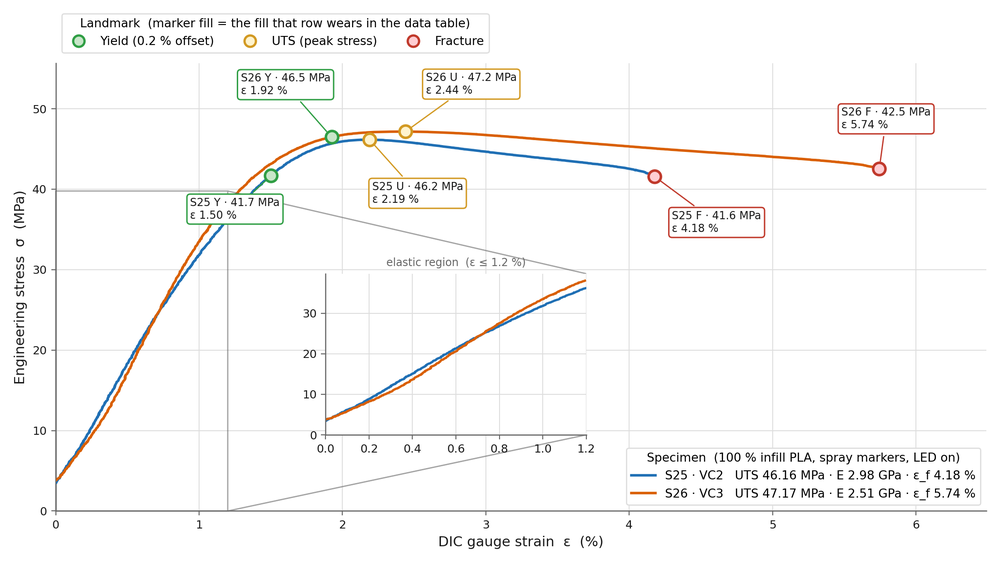
#> input picture documentation/s25_s26_overlay.png, 1000 x 564 px, shrunk from 2200 x 1240 before the run, found by its file name
$ python mot_validation_pack.py
#> lines starting #> are read from the running program, lines starting #| are printed output that depends on the picture
"""The MOT session pack — everything needed to validate our PLA numbers against a video extensometer.

Printable, self-contained, and written to be read at a bench rather than at a desk.

The risk this document exists to remove is NOT that the two instruments disagree. It is that they
disagree for a PROCEDURAL reason and the session is spent arguing about it: a different strain zero,
a different gauge, a different modulus fit window, a different area basis. Each of those moves a
number by more than the effect being measured, and each is settled in advance here.

The single largest one is the strain zero. Our Px0 is frozen AFTER a ~300 N preload, so our strain
axis starts at a seated specimen. An extensometer zeroed at 0 N includes the toe -- the grip take-up
and specimen straightening -- inside its strain, which lowers apparent modulus and shifts the 0.2 %
offset yield. That single difference can move E by more than the 8.5 % scatter of our whole
11-specimen set, so it has to be matched or deliberately accounted for, not discovered afterwards.

Built on matplotlib's PDF backend, like s25_s26_reference_pdf.py, so it needs nothing the repo does
not already have. Numbers come from registry.json at build time -- none are typed in.
"""
import json
import os
import statistics as st
import sys

import matplotlib
matplotlib.use("Agg")
import matplotlib.pyplot as plt                                      # noqa: E402
from matplotlib.backends.backend_pdf import PdfPages                 # noqa: E402
from matplotlib.patches import Rectangle                             # noqa: E402

HERE = os.path.dirname(os.path.abspath(__file__))
REPO = os.path.dirname(os.path.dirname(HERE))
OUT = os.path.join(HERE, "MOT_extensometer_validation_pack.pdf")

PAGE = (11.69, 8.27)                      # A4 landscape
ML = MR = 0.45
INK, MUTED, RULE = "#1A1A1A", "#666666", "#C9CDD2"
HEAD = "#143D2F"
BAND = "#F4F5F7"
WARN = "#FFF3CD"
GOOD = "#C8E6C9"
BAD = "#FFCDD2"
_page = [0]

# add:north E-PLA TDS rev 2.1 (ISO 527 / 178) — the published reference the campaign is judged on.
TDS = {"UTS": 58.0, "E": 2.87, "ef": 0.08, "Tg": "55-60 degC"}
FIX_DATE = "2026-08-12"                   # rig realignment; runs after it are the reliable set


def pla100():
    """The clean 100 % PLA set, straight from the registry. Fracture-derived rows only."""
    with open(os.path.join(REPO, "Software", "UTM_PyQt6", "registry.json"), encoding="utf-8") as fh:
#> (reads Software/UTM_PyQt6/registry.json from the repository)
        R = json.load(fh)
    rows = R if isinstance(R, list) else R.get("tests", R.get("rows", []))
    sel = [r for r in rows
           if (r.get("material") or "PLA") == "PLA"
           and float(r.get("infill_pct") or 0) == 100.0
           and r.get("UTS_MPa")]
    return sorted(sel, key=lambda r: str(r.get("date")))


def stats(sel, key):
    v = [r[key] for r in sel if r.get(key)]
    m = st.mean(v)
    s = st.stdev(v) if len(v) > 1 else 0.0
    return {"n": len(v), "mean": m, "sd": s, "cv": 100 * s / m, "min": min(v), "max": max(v)}


def canvas(title, subtitle=None, foot=None):
    fig = plt.figure(figsize=PAGE)
    ax = fig.add_axes([0, 0, 1, 1])
    ax.set_xlim(0, PAGE[0]); ax.set_ylim(PAGE[1], 0); ax.axis("off")
    ax.text(ML, 0.52, title, fontsize=15, color=INK, va="baseline")
    if subtitle:
        ax.text(ML, 0.78, subtitle, fontsize=9, color=MUTED, va="baseline")
    ax.plot([ML, PAGE[0] - MR], [0.92, 0.92], color=HEAD, lw=1.6)
    _page[0] += 1
    ax.text(PAGE[0] - MR, PAGE[1] - 0.28, str(_page[0]), fontsize=8, color=MUTED,
            ha="right", va="baseline")
    ax.text(ML, PAGE[1] - 0.28,
            foot or "UTM DIC - PLA validation against a video extensometer - MOT session pack",
            fontsize=7, color=MUTED, va="baseline")
    return fig, ax


# Inches of line length per character per point of font size. Bold is measurably wider, and getting
# this wrong is not cosmetic: the first build ran the strain-zero banner — the most important
# sentence in the pack — off the right-hand edge of its own box.
CHAR_W = {"normal": 0.0082, "bold": 0.0092}


def wrap(text, w, fs, weight="normal"):
    """Greedy wrap to a width in INCHES. Returns the lines."""
    per = max(10, int(w / (fs * CHAR_W.get(weight, CHAR_W["normal"]))))
    out, line = [], ""
    for wd in text.split():
        t = (line + " " + wd).strip()
        if len(t) > per and line:
            out.append(line); line = wd
        else:
            line = t
    if line:
        out.append(line)
    return out


def para(ax, x, y, w, text, *, fs=8.6, color=INK, lead=0.165, weight="normal"):
    """Wrap on width, in inches. Returns the y below the last line."""
#> called with x = 0.45, y = 1.35, w = 6.6, fs = 9, color = '#1A1A1A', lead = 0.165, weight = 'normal'
    for ln in wrap(text, w, fs, weight):
        ax.text(x, y, ln, fontsize=fs, color=color, va="baseline", weight=weight)
        y += lead
    return y


def table(ax, x, y, w, headers, rows, colf, *, rowh=0.26, fs=7.6, hfs=7.6, fills=None,
          align=None):
    tot = sum(colf)
    edges = [x]
    for f in colf:
        edges.append(edges[-1] + w * f / tot)
    align = align or ["left"] * len(headers)
    ax.add_patch(Rectangle((x, y), w, rowh, facecolor=HEAD, edgecolor="none"))
    for i, h in enumerate(headers):
        xa = edges[i] + 0.05 if align[i] == "left" else edges[i + 1] - 0.05
        ax.text(xa, y + rowh * 0.68, h, fontsize=hfs, color="white",
                ha=align[i], weight="bold")
    yy = y + rowh
    for k, cells in enumerate(rows):
        fc = (fills or {}).get(k, BAND if k % 2 else None)
        if fc:
            ax.add_patch(Rectangle((x, yy), w, rowh, facecolor=fc, edgecolor="none"))
        for i, c in enumerate(cells):
            xa = edges[i] + 0.05 if align[i] == "left" else edges[i + 1] - 0.05
            ax.text(xa, yy + rowh * 0.68, str(c), fontsize=fs, color=INK, ha=align[i])
        yy += rowh
    ax.plot([x, x + w], [yy, yy], color=RULE, lw=0.6)
    for e in edges:
        ax.plot([e, e], [y, yy], color=RULE, lw=0.4)
    return yy


def banner(ax, x, y, w, text, fill=WARN, fs=8.8, weight="bold", lead=0.17):
    """A filled callout sized to its OWN text. Height is measured, never guessed."""
#> called with x = 0.45, y = 2.81, w = 6.6, fill = '#FFCDD2', fs = 8.8, weight = 'bold', lead = 0.17
    lines = wrap(text, w - 0.28, fs, weight)
    h = 0.20 + len(lines) * lead
    ax.add_patch(Rectangle((x, y), w, h, facecolor=fill, edgecolor="#B9BDC2", lw=0.6))
    yy = y + 0.24
    for ln in lines:
        ax.text(x + 0.14, yy, ln, fontsize=fs, color=INK, va="baseline", weight=weight)
        yy += lead
    return y + h


def box(ax, x, y, w, h):
    """An empty rule to write on."""
    ax.add_patch(Rectangle((x, y), w, h, facecolor="white", edgecolor="#9AA0A6", lw=0.7))


# =====================================================================================
def page_cover(pdf, sel):
    fig, ax = canvas("PLA vs VIDEO EXTENSOMETER - MOT SESSION PACK",
                     "What to bring, what must match, and what we are comparing against")
    u, e = stats(sel, "UTS_MPa"), stats(sel, "E_GPa")
    y = para(ax, ML, 1.35, 6.6,
             "WHAT WE ARE VALIDATING. Our strain comes from two spray dots tracked in a Basler "
             "frame, 80 mm apart, at about 20.9 px/mm. Everything the campaign claims about PLA "
             "rests on that measurement being right. A video extensometer is an independent optical "
             "measurement of the same quantity, so agreement is the strongest evidence available "
             "without a contact extensometer.", fs=9)
    y = para(ax, ML, y + 0.12, 6.6,
             f"WHAT WE BRING TO COMPARE. {u['n']} fractured 100 % infill PLA specimens: "
             f"UTS {u['mean']:.2f} +- {u['sd']:.2f} MPa (CV {u['cv']:.1f} %), "
             f"E {e['mean']:.2f} +- {e['sd']:.2f} GPa (CV {e['cv']:.1f} %). "
             "Page 3 has the full table.", fs=9)

    banner(ax, ML, y + 0.18, 6.6,
           "THE ONE THING THAT WILL COST YOU THE SESSION: THE STRAIN ZERO. Our Px0 is frozen AFTER "
           "a ~300 N preload, so our strain axis begins at an already-seated specimen. An "
           "extensometer zeroed at 0 N carries the toe - grip take-up and specimen straightening - "
           "inside its strain, which LOWERS apparent modulus and shifts the 0.2 % offset yield. "
           "That difference is bigger than the 8.5 % scatter of our entire 11-specimen set. Match "
           "it, or agree in advance to correct for it. Do not discover it in the data.", fill=BAD)

    x2 = ML + 7.0
    ax.text(x2, 1.30, "CONTENTS", fontsize=10, color=HEAD, weight="bold")
    for i, (n, t) in enumerate([
            (2, "Parameters that must match - the pre-flight"),
            (3, "Our reference values - the 100 % PLA set"),
            (4, "Comparison sheet - fill in at the bench"),
            (5, "Traps that make two correct instruments disagree"),
            (6, "What to physically bring")]):
        ax.text(x2, 1.62 + i * 0.26, f"{n}", fontsize=9, color=MUTED)
        ax.text(x2 + 0.30, 1.62 + i * 0.26, t, fontsize=9, color=INK)

    ax.text(x2, 3.35, "START WITH OUR OWN FRAMES",
            fontsize=10, color=HEAD, weight="bold")
    para(ax, x2, 3.66, 4.2,
         "We have every frame of S25 and S26 as PNG stills plus AVI - 1445 and 1682 frames, 0 "
         "dropped, 19.9 fps, 100 % DIC coverage. Running OUR frames through THEIR software is the "
         "cleanest validation there is: identical pixels, two independent algorithms, no specimen, "
         "no machine and no operator in the difference. Bring them on a stick and ask before "
         "mounting anything.", fs=8.4)
    para(ax, x2, 5.30, 4.2,
         "If that is not possible, the fallback is a live side-by-side on one specimen, which is "
         "still worth doing but now carries their machine's compliance and their grips in the "
         "comparison as well as their optics.", fs=8.4, color=MUTED)

    # The curve itself, on the cover: this is the thing being validated, and half the page was
    # otherwise white. S25/S26 are the two runs captured expressly for this comparison.
    img = os.path.join(HERE, "s25_s26_overlay.png")
    if os.path.exists(img):
        ax.text(ML, 4.55, "THE TWO RUNS CAPTURED FOR THIS COMPARISON - S25 AND S26",
                fontsize=9.5, color=HEAD, weight="bold")
        im = plt.imread(img)
#> im is the input picture: shape (564, 1000, 4) float32; mean R, G, B, A 0.974, 0.972, 0.969, 1
        h_in = 3.10
        w_in = h_in * im.shape[1] / im.shape[0]
        if w_in > 6.6:
            w_in, h_in = 6.6, 6.6 * im.shape[0] / im.shape[1]
        ax.imshow(im, extent=[ML, ML + w_in, 4.80 + h_in, 4.80], aspect="auto",
                  interpolation="antialiased", zorder=3)
    pdf.savefig(fig); plt.close(fig)
#> after `pdf.savefig(fig)`:
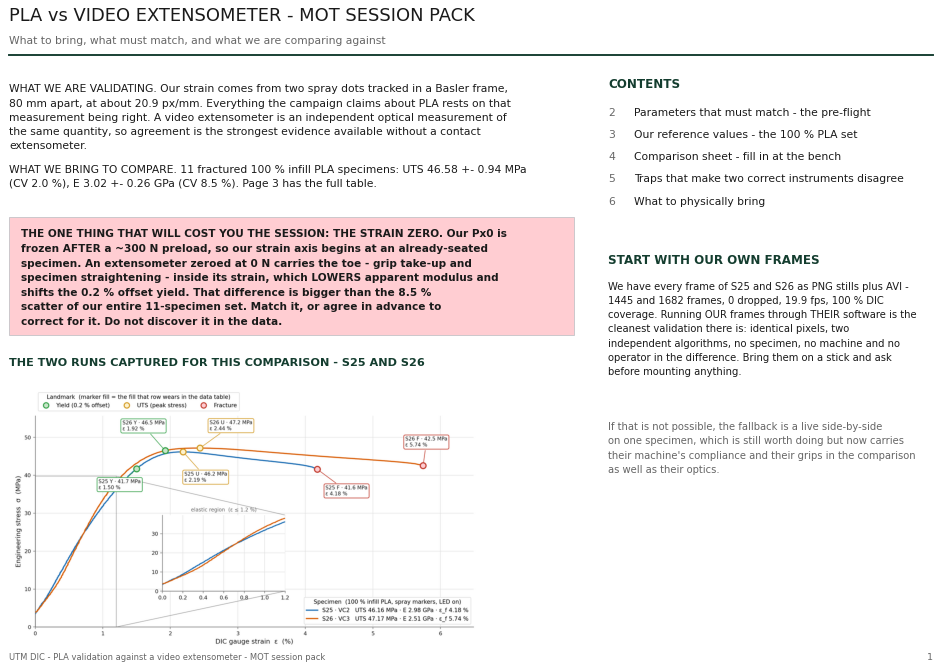
#> figure drawn by matplotlib, 1 panel


def page_params(pdf, sel):
    fig, ax = canvas("PARAMETERS THAT MUST MATCH",
                     "Agree every row BEFORE the first pull. Right-hand column is theirs to fill in.")
    rows = [
        ["Gauge length", "80.0 mm", "Marker-to-marker, not the specimen's parallel length", ""],
        ["Marker spacing at zero", "~1674 px @ 20.93 px/mm", "Our Px0. Their targets should sit on the SAME dots", ""],
        ["Cross-section", "80.0 mm2", "CAD nominal, NOT measured. See the infill note on p5", ""],
        ["Infill", "100 %", "Solid. Our 50 % set needs a separate knock-down factor", ""],
        ["Stress convention", "Engineering", "Force / original area. We do not report Cauchy", ""],
        ["Strain convention", "Engineering  dL/L0", "CSV also carries a true-strain column; ignore it", ""],
        ["STRAIN ZERO", "AFTER ~300 N preload", "THE BIG ONE - see the banner below", ""],
        ["Crosshead speed", "0.10 mm/s", "Constant. Not a strain-rate-controlled ramp", ""],
        ["Modulus fit window", "Steepest straight run", "NOT a fixed window - see p5", ""],
        ["Yield definition", "0.2 % offset", "Offset line has slope E, so it moves if E does", ""],
        ["Sampling", "DIC 19.9 Hz / load ~11 Hz", "Ask theirs; a slow extensometer smooths the knee", ""],
        ["Temperature / RH", "record it", "PLA Tg is 55-60 degC; room conditions matter", ""],
    ]
    fills = {6: BAD, 8: WARN}
    y = table(ax, ML, 1.20, PAGE[0] - ML - MR,
              ["Parameter", "Our value", "Why it matters", "MOT setting"],
              rows, [1.5, 2.0, 4.6, 2.2], fills=fills,
              align=["left", "left", "left", "left"])

    y = banner(ax, ML, y + 0.22, PAGE[0] - ML - MR,
               "STRAIN ZERO, IN NUMBERS: at 300 N our specimen is already carrying 3.75 MPa. If "
               "their extensometer zeroes at 0 N, its first per cent of strain contains grip "
               "take-up that ours never saw, and every modulus they quote will read LOW against "
               "ours for a reason that has nothing to do with either instrument.", fill=BAD)
    para(ax, ML, y + 0.34, PAGE[0] - ML - MR,
         "IF THEY CANNOT PRELOAD TO 300 N: let them zero at 0 N, but then compare on the SECANT "
         "between two strain points that both lie above the toe - 0.05 % and 0.25 % is the ISO "
         "527 pair - rather than on either instrument's own automatic modulus. That comparison is "
         "immune to where the axes were zeroed. Record BOTH numbers either way.", fs=8.6)
    pdf.savefig(fig); plt.close(fig)
#> after `pdf.savefig(fig)`:
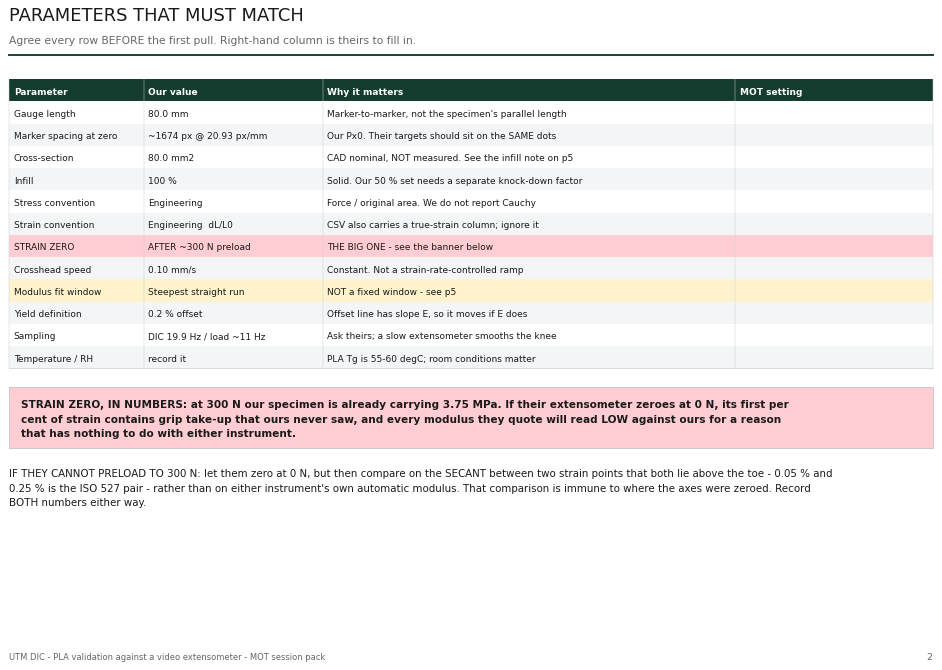
#> figure drawn by matplotlib, 1 panel


def page_reference(pdf, sel):
    fig, ax = canvas("OUR REFERENCE VALUES - 100 % INFILL PLA",
                     "From registry.json at build time. Every row is a specimen that fractured.")
    # S25 and S26 are THE comparison pair: both were run with frame capture expressly for
    # extensometer cross-validation, so every frame exists and can be re-processed.
    REF = {"S25", "S26"}
    rows = []
    for r in sel:
        post = str(r["date"])[:10] >= FIX_DATE
        tag = ("<< EXTENSOMETER PAIR" if r["specimen"] in REF
               else ("post-realign" if post else ""))
        rows.append([r["specimen"], str(r["date"])[:10], f"{r['UTS_MPa']:.2f}",
                     f"{r['sy_MPa']:.2f}", f"{r['E_GPa']:.3f}", f"{r['ef']*100:.2f}",
                     f"{r['anchor_N']:.0f}", tag])
#> (the rest of the program and of its run is left out)
